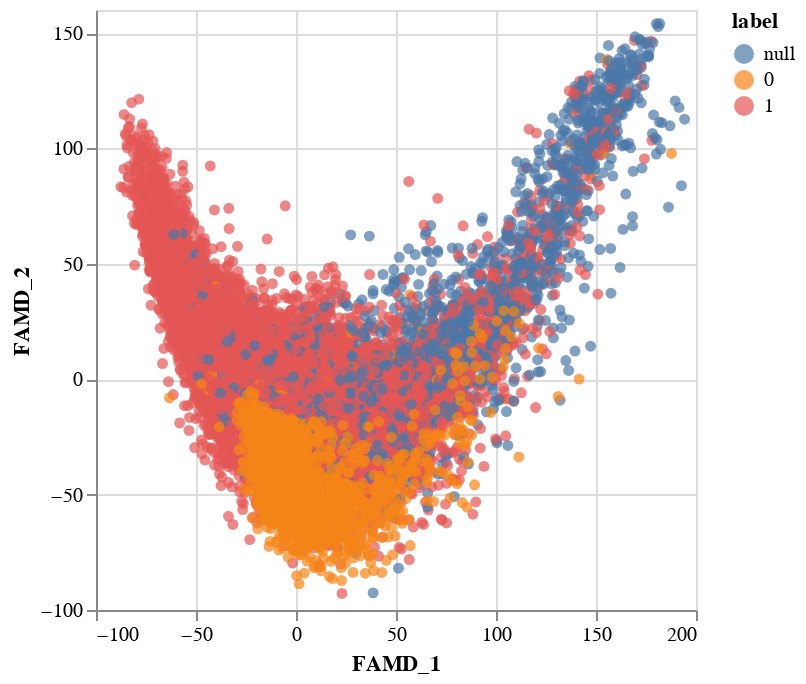

Notebook source saved alongside this figure:
### Code cell
import altair as alt

#essential for altier to work. very finicky 
alt.data_transformers.disable_max_rows()
alt.data_transformers.enable('default', max_rows=None)

# Optional: add labels from original df
df_famd['label'] = df['FIMLocoModeD'].dropna()

# Altair plot
chart = alt.Chart(df_famd.reset_index()).mark_circle().encode(
    x='FAMD_1',
    y='FAMD_2',
    color='label:N',
    tooltip='label'
).interactive()

chart

### Figure 1 — Vega-Lite specification as saved in the notebook (floating-point values rounded to 4 significant figures; data arrays with more than 128 entries replaced by an {"elided": "..."} marker saying what was removed)
{"config": {"view": {"continuousWidth": 300, "continuousHeight": 300}}, "data": {"name": "data-b68e5f1487173fc9bc6810e4965187df"}, "mark": {"type": "circle"}, "encoding": {"color": {"field": "label", "type": "nominal"}, "tooltip": {"field": "label", "type": "ordinal"}, "x": {"field": "FAMD_1", "type": "quantitative"}, "y": {"field": "FAMD_2", "type": "quantitative"}}, "params": [{"name": "param_39", "select": {"type": "interval", "encodings": ["x", "y"]}, "bind": "scales"}], "$schema": "https://vega.github.io/schema/vega-lite/v5.20.1.json", "datasets": {"data-b68e5f1487173fc9bc6810e4965187df": {"elided": "19560 records"}}}
